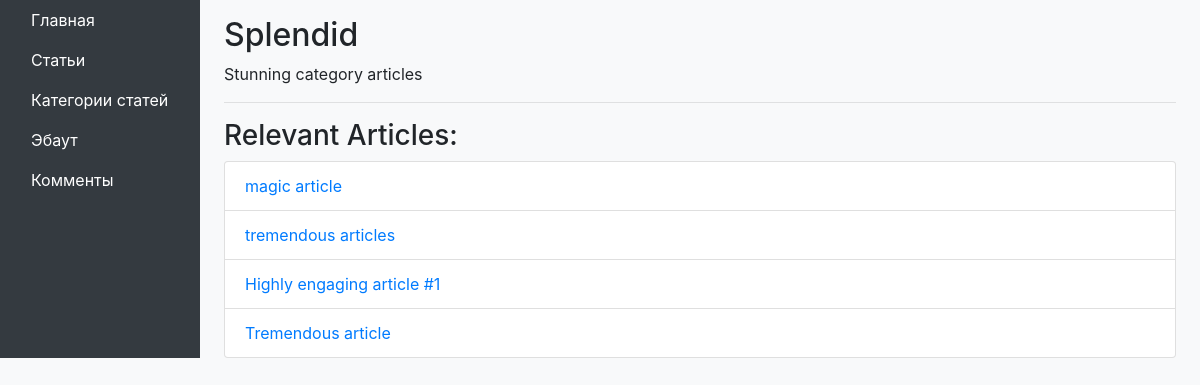
Screenshot of /categories/2/ with the database file from the repository.
### django_blog/categories/models.py (models this page shows, shortened)
class Category(models.Model):
    name = models.CharField('name', max_length=255)
    description = models.CharField('description', max_length=255)

### django_blog/articles/models.py (models this page shows, shortened)
class Article(models.Model):
    name = models.CharField(max_length=200)
    body = models.TextField()
    category = models.ForeignKey(Category, on_delete=models.PROTECT)
    timestamp = models.DateTimeField(auto_now_add=True)

### django_blog/categories/views.py (the view)
# urls.py: path('<int:id>/', CategoryView.as_view(), name='categories_detail')
class CategoryView(View):
    def get(self, request, *args, **kwargs):
        category = get_object_or_404(Category, id=kwargs['id'])
        return render(
            request,
            'categories/category.html',
            context={'category': category}
        )

### django_blog/templates/categories/category.html
{% extends "base.html" %}
{% block content %}
    <div class="category-details-container">
        <h2>{{ category.name }}</h2>
        <div class="category-description">{{ category.description }}</div>
        <hr>
        {% if category.article_set.all %}
            <h3>Relevant Articles:</h3>
            <ul class="list-group">
                {% for article in category.article_set.all %}
                    <li class="list-group-item">
                        <a href="{% url 'articles_detail' article.id %}">{{ article.name }}</a>
                    </li>
                {% endfor %}
            </ul>
        {% endif %}
    </div>
{% endblock %}

### django_blog/templates/base.html (style rules this page uses)
body { background-color: #f8f9fa; }

### rows the page displays
Category: name "Splendid", description "Stunning category articles"
Article: name "magic article"
Article: name "tremendous articles"
Article: name "Highly engaging article #1"
Article: name "Tremendous article"
